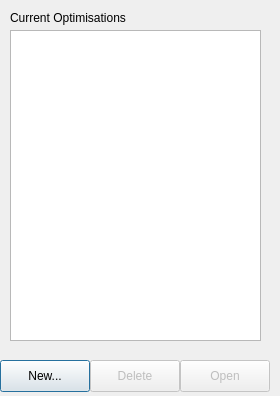
<?xml version="1.0" encoding="UTF-8"?>
<ui version="4.0">
 <class>OptimisationManagerDialog</class>
 <widget class="QDialog" name="OptimisationManagerDialog">
  <property name="geometry">
   <rect>
    <x>0</x>
    <y>0</y>
    <width>280</width>
    <height>396</height>
   </rect>
  </property>
  <property name="windowTitle">
   <string>Dialog</string>
  </property>
  <widget class="QTreeView" name="list">
   <property name="geometry">
    <rect>
     <x>10</x>
     <y>30</y>
     <width>251</width>
     <height>311</height>
    </rect>
   </property>
  </widget>
  <widget class="QPushButton" name="create">
   <property name="geometry">
    <rect>
     <x>0</x>
     <y>360</y>
     <width>90</width>
     <height>32</height>
    </rect>
   </property>
   <property name="text">
    <string>New...</string>
   </property>
  </widget>
  <widget class="QLabel" name="label">
   <property name="geometry">
    <rect>
     <x>10</x>
     <y>10</y>
     <width>161</width>
     <height>16</height>
    </rect>
   </property>
   <property name="text">
    <string>Current Optimisations</string>
   </property>
  </widget>
  <widget class="QPushButton" name="open">
   <property name="enabled">
    <bool>false</bool>
   </property>
   <property name="geometry">
    <rect>
     <x>180</x>
     <y>360</y>
     <width>90</width>
     <height>32</height>
    </rect>
   </property>
   <property name="text">
    <string>Open</string>
   </property>
  </widget>
  <widget class="QPushButton" name="pushButton">
   <property name="enabled">
    <bool>false</bool>
   </property>
   <property name="geometry">
    <rect>
     <x>90</x>
     <y>360</y>
     <width>90</width>
     <height>32</height>
    </rect>
   </property>
   <property name="text">
    <string>Delete</string>
   </property>
  </widget>
 </widget>
 <resources/>
 <connections/>
</ui>
